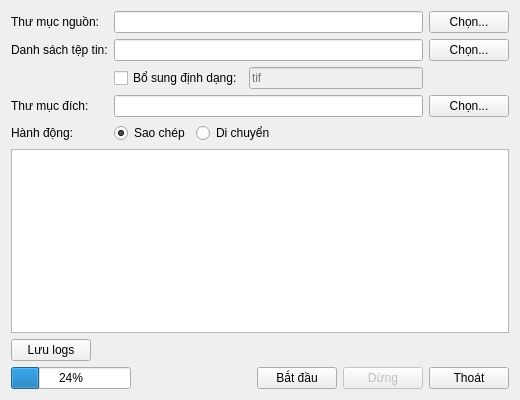
<?xml version="1.0" encoding="UTF-8"?>
<ui version="4.0">
 <class>MainWindowClass</class>
 <widget class="QMainWindow" name="MainWindowClass">
  <property name="geometry">
   <rect>
    <x>0</x>
    <y>0</y>
    <width>520</width>
    <height>400</height>
   </rect>
  </property>
  <property name="windowTitle">
   <string>vCopy</string>
  </property>
  <property name="windowIcon">
   <iconset resource="MainWindow.qrc">
    <normaloff>:/Resources/copy.svg</normaloff>:/Resources/copy.svg</iconset>
  </property>
  <widget class="QWidget" name="centralWidget">
   <layout class="QGridLayout" name="gridLayout_2">
    <item row="0" column="0">
     <layout class="QGridLayout" name="gridLayout">
      <item row="0" column="0">
       <widget class="QLabel" name="sourceLabel">
        <property name="sizePolicy">
         <sizepolicy hsizetype="Fixed" vsizetype="Fixed">
          <horstretch>0</horstretch>
          <verstretch>0</verstretch>
         </sizepolicy>
        </property>
        <property name="text">
         <string>Thư mục nguồn:</string>
        </property>
       </widget>
      </item>
      <item row="0" column="1">
       <widget class="QLineEdit" name="sourceLineEdit">
        <property name="toolTip">
         <string>Thư mục chứa dữ liệu cần lấy ra</string>
        </property>
       </widget>
      </item>
      <item row="0" column="2">
       <widget class="QPushButton" name="sourceButton">
        <property name="sizePolicy">
         <sizepolicy hsizetype="Fixed" vsizetype="Fixed">
          <horstretch>0</horstretch>
          <verstretch>0</verstretch>
         </sizepolicy>
        </property>
        <property name="toolTip">
         <string>Chọn thư mục nguồn</string>
        </property>
        <property name="text">
         <string>Chọn...</string>
        </property>
        <property name="icon">
         <iconset resource="MainWindow.qrc">
          <normaloff>:/Resources/folder.svg</normaloff>:/Resources/folder.svg</iconset>
        </property>
       </widget>
      </item>
      <item row="1" column="0">
       <widget class="QLabel" name="fileNameLabel">
        <property name="sizePolicy">
         <sizepolicy hsizetype="Fixed" vsizetype="Fixed">
          <horstretch>0</horstretch>
          <verstretch>0</verstretch>
         </sizepolicy>
        </property>
        <property name="text">
         <string>Danh sách tệp tin:</string>
        </property>
       </widget>
      </item>
      <item row="1" column="1">
       <widget class="QLineEdit" name="fileNameLineEdit">
        <property name="toolTip">
         <string>Danh sách tệp tin muốn lấy (có kèm định dạng)</string>
        </property>
       </widget>
      </item>
      <item row="1" column="2">
       <widget class="QPushButton" name="fileNameButton">
        <property name="sizePolicy">
         <sizepolicy hsizetype="Fixed" vsizetype="Fixed">
          <horstretch>0</horstretch>
          <verstretch>0</verstretch>
         </sizepolicy>
        </property>
        <property name="toolTip">
         <string>Chọn tệp tin danh sách</string>
        </property>
        <property name="text">
         <string>Chọn...</string>
        </property>
        <property name="icon">
         <iconset resource="MainWindow.qrc">
          <normaloff>:/Resources/file.svg</normaloff>:/Resources/file.svg</iconset>
        </property>
       </widget>
      </item>
      <item row="2" column="1">
       <layout class="QHBoxLayout" name="horizontalLayout_2">
        <item>
         <widget class="QCheckBox" name="extensionCheckBox">
          <property name="toolTip">
           <string>Chỉ định loại định dạng nếu trong danh sách không có</string>
          </property>
          <property name="text">
           <string>Bổ sung định dạng:</string>
          </property>
         </widget>
        </item>
        <item>
         <widget class="QLineEdit" name="extensionLineEdit">
          <property name="enabled">
           <bool>false</bool>
          </property>
          <property name="toolTip">
           <string>Định dạng của các tệp tin muốn lấy</string>
          </property>
          <property name="placeholderText">
           <string>tif</string>
          </property>
         </widget>
        </item>
       </layout>
      </item>
      <item row="3" column="0">
       <widget class="QLabel" name="destinationLabel">
        <property name="sizePolicy">
         <sizepolicy hsizetype="Fixed" vsizetype="Fixed">
          <horstretch>0</horstretch>
          <verstretch>0</verstretch>
         </sizepolicy>
        </property>
        <property name="text">
         <string>Thư mục đích:</string>
        </property>
       </widget>
      </item>
      <item row="3" column="1">
       <widget class="QLineEdit" name="destinationLineEdit">
        <property name="toolTip">
         <string>Thư mục chứa tệp tin sẽ chuyển đến</string>
        </property>
       </widget>
      </item>
      <item row="3" column="2">
       <widget class="QPushButton" name="destinationButton">
        <property name="sizePolicy">
         <sizepolicy hsizetype="Fixed" vsizetype="Fixed">
          <horstretch>0</horstretch>
          <verstretch>0</verstretch>
         </sizepolicy>
        </property>
        <property name="toolTip">
         <string>Chọn thư mục đích</string>
        </property>
        <property name="text">
         <string>Chọn...</string>
        </property>
        <property name="icon">
         <iconset resource="MainWindow.qrc">
          <normaloff>:/Resources/folder.svg</normaloff>:/Resources/folder.svg</iconset>
        </property>
       </widget>
      </item>
      <item row="4" column="0">
       <widget class="QLabel" name="actionLabel">
        <property name="sizePolicy">
         <sizepolicy hsizetype="Fixed" vsizetype="Fixed">
          <horstretch>0</horstretch>
          <verstretch>0</verstretch>
         </sizepolicy>
        </property>
        <property name="text">
         <string>Hành động:</string>
        </property>
       </widget>
      </item>
      <item row="4" column="1">
       <layout class="QHBoxLayout" name="horizontalLayout_4">
        <item>
         <widget class="QRadioButton" name="copyRadioButton">
          <property name="toolTip">
           <string>Giữ lại dữ liệu gốc</string>
          </property>
          <property name="text">
           <string>Sao chép</string>
          </property>
          <property name="checked">
           <bool>true</bool>
          </property>
         </widget>
        </item>
        <item>
         <widget class="QRadioButton" name="moveRadioButton">
          <property name="toolTip">
           <string>Xóa bỏ dữ liệu gốc</string>
          </property>
          <property name="text">
           <string>Di chuyển</string>
          </property>
         </widget>
        </item>
        <item>
         <spacer name="horizontalSpacer_3">
          <property name="orientation">
           <enum>Qt::Horizontal</enum>
          </property>
          <property name="sizeHint" stdset="0">
           <size>
            <width>40</width>
            <height>20</height>
           </size>
          </property>
         </spacer>
        </item>
       </layout>
      </item>
     </layout>
    </item>
    <item row="1" column="0">
     <widget class="QTextEdit" name="textEdit"/>
    </item>
    <item row="2" column="0">
     <layout class="QHBoxLayout" name="horizontalLayout_3">
      <item>
       <widget class="QPushButton" name="saveLogsButton">
        <property name="toolTip">
         <string>Lưu logs ra file</string>
        </property>
        <property name="text">
         <string>Lưu logs</string>
        </property>
        <property name="icon">
         <iconset resource="MainWindow.qrc">
          <normaloff>:/Resources/logs.svg</normaloff>:/Resources/logs.svg</iconset>
        </property>
       </widget>
      </item>
      <item>
       <spacer name="horizontalSpacer">
        <property name="orientation">
         <enum>Qt::Horizontal</enum>
        </property>
        <property name="sizeHint" stdset="0">
         <size>
          <width>40</width>
          <height>20</height>
         </size>
        </property>
       </spacer>
      </item>
     </layout>
    </item>
    <item row="3" column="0">
     <layout class="QHBoxLayout" name="horizontalLayout">
      <item>
       <widget class="QProgressBar" name="progressBar">
        <property name="value">
         <number>24</number>
        </property>
       </widget>
      </item>
      <item>
       <spacer name="horizontalSpacer_2">
        <property name="orientation">
         <enum>Qt::Horizontal</enum>
        </property>
        <property name="sizeHint" stdset="0">
         <size>
          <width>40</width>
          <height>20</height>
         </size>
        </property>
       </spacer>
      </item>
      <item>
       <widget class="QPushButton" name="okButton">
        <property name="toolTip">
         <string>Bắt đầu sao chép hoặc di chuyển</string>
        </property>
        <property name="text">
         <string>Bắt đầu</string>
        </property>
        <property name="icon">
         <iconset resource="MainWindow.qrc">
          <normaloff>:/Resources/start.svg</normaloff>:/Resources/start.svg</iconset>
        </property>
       </widget>
      </item>
      <item>
       <widget class="QPushButton" name="stopButton">
        <property name="enabled">
         <bool>false</bool>
        </property>
        <property name="toolTip">
         <string>Dừng thực hiện</string>
        </property>
        <property name="text">
         <string>Dừng</string>
        </property>
        <property name="icon">
         <iconset resource="MainWindow.qrc">
          <normaloff>:/Resources/stop.svg</normaloff>:/Resources/stop.svg</iconset>
        </property>
       </widget>
      </item>
      <item>
       <widget class="QPushButton" name="cancelButton">
        <property name="toolTip">
         <string>Thoát tất cả</string>
        </property>
        <property name="text">
         <string>Thoát</string>
        </property>
        <property name="icon">
         <iconset resource="MainWindow.qrc">
          <normaloff>:/Resources/cancel.svg</normaloff>:/Resources/cancel.svg</iconset>
        </property>
       </widget>
      </item>
     </layout>
    </item>
   </layout>
  </widget>
 </widget>
 <layoutdefault spacing="6" margin="11"/>
 <resources>
  <include location="MainWindow.qrc"/>
 </resources>
 <connections/>
</ui>
